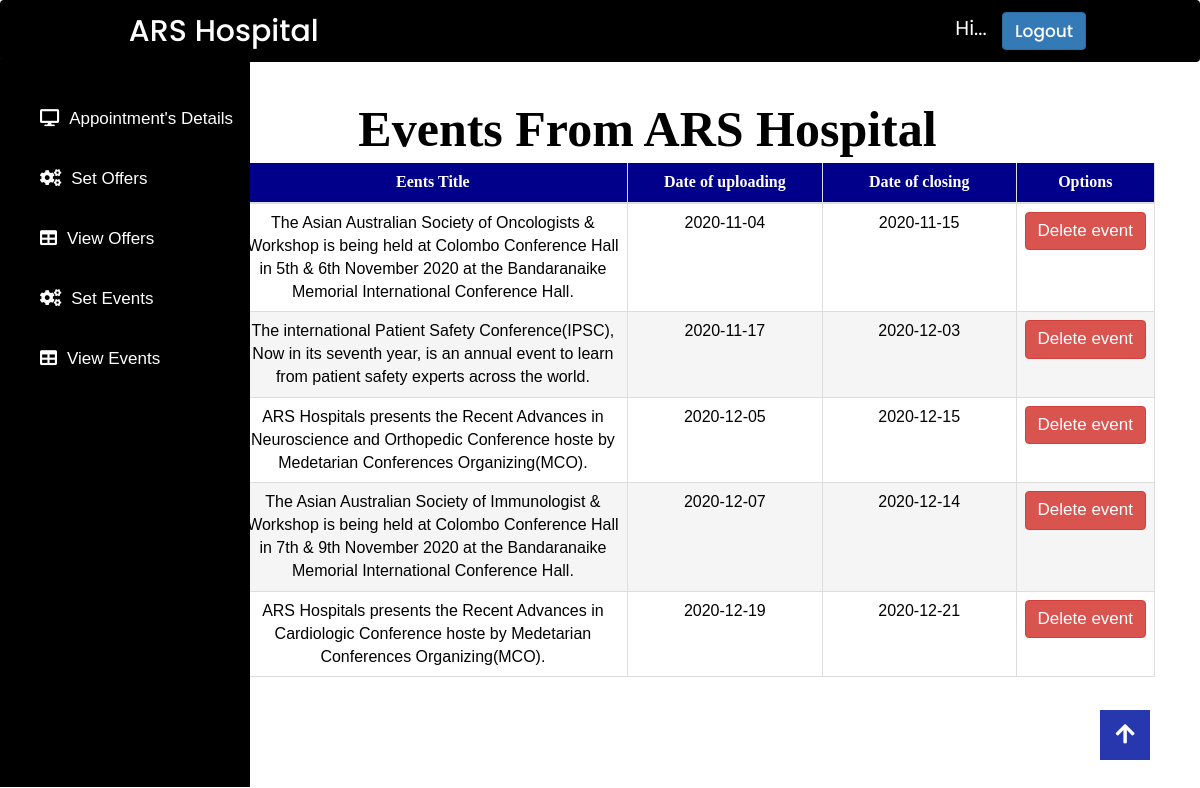
The app's page /events_view.php (signed in) with its own data.
### tables this page shows
CREATE TABLE IF NOT EXISTS `event` (
  `id` int(11) NOT NULL AUTO_INCREMENT,
  `event_title` text NOT NULL,
  `date_of_uploading` date NOT NULL,
  `date_of_closing` date NOT NULL,
  `active` int(11) NOT NULL,
  PRIMARY KEY (`id`)
);

### events_view.php (the view, shortened to what this page needs)
<?php require_once "controllerUserData.php"; ?>
<?php
$email = $_SESSION['email'];
$fetch_data = "SELECT * FROM admin WHERE email = '$email'";
$run_query = mysqli_query($con, $fetch_data);
$fetch_info = mysqli_fetch_assoc($run_query);
?>
<!DOCTYPE html>
<html lang="en">
<head>
    <link rel="stylesheet" href="https://stackpath.bootstrapcdn.com/bootstrap/4.5.2/css/bootstrap.min.css">
  <link rel="stylesheet" href="https://maxcdn.bootstrapcdn.com/bootstrap/3.4.1/css/bootstrap.min.css">
<link rel="stylesheet" href="https://use.fontawesome.com/releases/v5.4.1/css/all.css">
    <link rel="stylesheet" href="css/side.css">
    <link rel="stylesheet" href="css/event.css"/>
    <link rel="stylesheet" href="css/scrollup.css">
</head>
<body>
    <nav class="navbar">
    <a class="navbar-brand" href="#" style=" float: left;">ARS Hospital</a>
    <div style="margin-left: 60%;"><span style="font-size: 20px; color: white;">Hi... <?php echo $fetch_info['names'] ?> </span>
   <button type="button" class="btn btn-primary deleteb" style="margin-left: 10px;"><a href="logout-user.php">Logout</a></button> </div>
    </nav>
    <div class="container">
    <div class="row">
    <div class="col-md-1">
  <?php include('inc/left-menu.php');?>
    </div>
<div class="col-md-11">
 <h1 style=" margin-top: -45px; margin-bottom: 45px; text-align:center; color:black; font-family:georgia,garamond;">Events From ARS Hospital</h1>
   <table class="table" style="margin-top: 8%;">
            <thead>
                    <th style="font-family:georgia,garamond;" width="10%">S.No</th>
                    <th style="font-family:georgia,garamond;" width="40%">Eents Title</th>
                    <th style="font-family:georgia,garamond;" width="20%">Date of uploading</th>
                    <th style="font-family:georgia,garamond;" width="20%">Date of closing</th>
                    <th style="font-family:georgia,garamond;" width="10%">Options</th>
            </thead>
        <?php
                $con = mysqli_connect("localhost", "root", "", "userform");
                $sql = "SELECT * FROM event";
                $result = $con->query($sql);
                if ($result->num_rows > 0)
                {
                            while($row = $result->fetch_assoc())
                            {
                                $id = $row['id'];
                            echo "<tr>
                            <td style=color:black;>" . $row["id"]. "</td>
                            <td style=color:black;>" . $row["event_title"]. "</td>
                            <td style=color:black;>" . $row["date_of_uploading"] . "</td>
                            <td style=color:black;>" . $row["date_of_closing"] ."</td>
                            <td><button type='button' class='btn btn-danger deleteb' onclick='myFunction()'><a href='?delete=$id' class='ask'>Delete event</a></button></td></tr>";
                            }
                            echo "</table>";
                }
                else
                {
                    echo "0 results";
                }
        ?>
</div>
</div>
</div>
 <a class="gotopbtn" href="#"> <i class="fas fa-arrow-up" style="color: white;"></i> </a>
</body>
</html>

### inc/left-menu.php (shortened to what this page needs)
<div class="sidebar newfs">
    <a href="appointments_details.php"  style="text-decoration: none;"><i class="fas fa-desktop"></i><span>Appointment's Details</span></a>
    <a href="set_offers.php" style="text-decoration: none;"><i class="fas fa-cogs"></i><span>Set Offers</span></a>
    <a href="offers_view.php" style="text-decoration: none;"><i class="fas fa-table"></i><span>View Offers</span></a>
    <a href="set_events.php" style="text-decoration: none;"><i class="fas fa-cogs"></i><span>Set Events</span></a>
    <a href="events_view.php" style="text-decoration: none;"><i class="fas fa-table"></i><span>View Events</span></a>
</div>

### css/side.css (style rules this page uses)
body { margin: 0; padding: 0; font-family: "Roboto", sans-serif; }
.sidebar { z-index: 1; top: 0; background:black; margin-top: 59px; padding-top: 30px; position: fixed; left: 0; width: 250px; height: calc(100% - 9%); transition: 0.5s; transition-property: left; overflow-y: auto; }
.sidebar a { color: #fff; display: block; width: 100%; line-height: 60px; padding-left: 40px; box-sizing: border-box; transition: 0.5s; transition-property: background; }
.sidebar i { padding-right: 10px; }

### css/event.css (style rules this page uses)
body { margin:0; font-family: sans-serif; background-color:white; }
* { box-sizing: border-box; }
.table { width: 100%; border-collapse: collapse; }
.table td,.table th { padding:12px 15px; border:1px solid #ddd; text-align: center; font-size:16px; }
.table th { background-color: darkblue; color:#ffffff; }
.table tbody tr:nth-child(even) { background-color: #f5f5f5; }

### css/scrollup.css (style rules this page uses)
body { margin: 0; padding: 0; }
.gotopbtn { position: fixed; width: 50px; height: 50px; background: #2738ae; bottom: 40px; right: 50px; text-decoration: none; text-align: center; line-height: 50px; color: white; font-size: 22px; z-index: 100000; }

### events_view.php (style rules this page uses)
.deleteb { font-size: 17px; }
nav { padding-left: 100px!important; padding-right: 100px!important; background: black; font-family: 'Poppins', sans-serif; }
nav a.navbar-brand { color: #fff; font-size: 30px!important; font-weight: 500; }
button a { color: white; font-weight: 500; }
h1 { position: absolute; top: 15%; left: 50%; width: 100%; text-align: center; transform: translate(-50%, -50%); font-size: 50px; font-weight: 600; }

### inc/left-menu.php (style rules this page uses)
.newfs { font-size: 17px; }

### records on screen
event: event_title "The Asian Australian Society of Oncologists & Workshop is being held at Colombo Conference Hall in 5th & 6th November 2020 at the Bandaranaike Memorial International Conference Hall.", date_of_uploading "2020-11-04", date_of_closing "2020-11-15"
event: event_title "The international Patient Safety Conference(IPSC), Now in its seventh year, is an annual event to learn from patient safety experts across the world.", date_of_uploading "2020-11-17", date_of_closing "2020-12-03"
event: event_title "ARS Hospitals presents the Recent Advances in Neuroscience and Orthopedic Conference hoste by Medetarian Conferences Organizing(MCO).", date_of_uploading "2020-12-05", date_of_closing "2020-12-15"
event: event_title "The Asian Australian Society of Immunologist & Workshop is being held at Colombo Conference Hall in 7th & 9th November 2020 at the Bandaranaike Memorial International Conference Hall.", date_of_uploading "2020-12-07", date_of_closing "2020-12-14"
event: event_title "ARS Hospitals presents the Recent Advances in Cardiologic Conference hoste by Medetarian Conferences Organizing(MCO).", date_of_uploading "2020-12-19", date_of_closing "2020-12-21"
